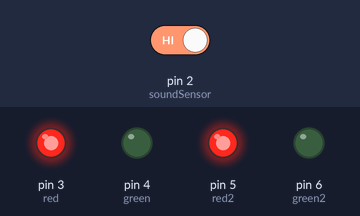
This sketch was run on a simulated Arduino Uno, built with avr-gcc and run on an emulated ATmega328P. On the bench: output pins drawn as LEDs (lit = HIGH). The test bench sets the inputs (shaded band); at power-on: pin 2 (soundSensor) HIGH. What the sketch prints to the serial monitor is not drawn.

Above: at 1.2 s.
1.3 s: pin 2 (soundSensor) driven LOW
At 2.2 s:
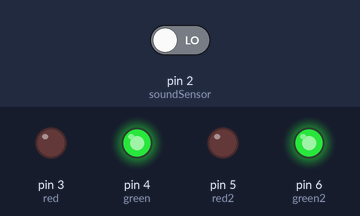
4.3 s: pin 2 (soundSensor) driven HIGH
At 6.6 s:
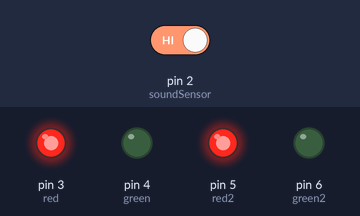
Timing chart, 0 to 8.1 s (numbered marks = the images above; inputs shaded):
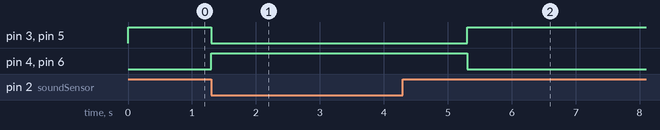

The sketch:

sound.ino
```cpp
int soundSensor = 2;
int red = 3;
int green = 4;
int red2 = 5;
int green2 = 6;

int SAMPLE_TIME = 10;
unsigned long millisCurrent;
unsigned long millisLast = 0;
unsigned long millisElapsed = 0;

int sampleBufferValue = 0;

void setup() {
  Serial.begin(9600);
  pinMode(red, OUTPUT);
  pinMode(green, OUTPUT);
}

void loop() {
  millisCurrent = millis();
  millisElapsed = millisCurrent - millisLast;
  if(digitalRead(soundSensor) == LOW){
    sampleBufferValue++;
  }

  if(millisElapsed > SAMPLE_TIME){
    Serial.println(sampleBufferValue);
    sampleBufferValue = 0;
    millisLast = millisCurrent;
  }

  if(sampleBufferValue > 50) {
      analogWrite(green, 255);
      analogWrite(green2, 255);
      analogWrite(red, 0);
      analogWrite(red2, 0);
      delay(2000);
  } else {
      analogWrite(red, 255);
      analogWrite(red2, 255);
      analogWrite(green, 0);
      analogWrite(green2, 0);
  }

}
```

Measured:
- after the input at 1.3 s, pin 3 (red), pin 5 (red2): HIGH → LOW at once; pin 4 (green), pin 6 (green2): LOW → HIGH at once
- after the input at 4.3 s, pin 3 (red), pin 5 (red2): LOW → HIGH after 1.0 s; pin 4 (green), pin 6 (green2): HIGH → LOW after 1.0 s
